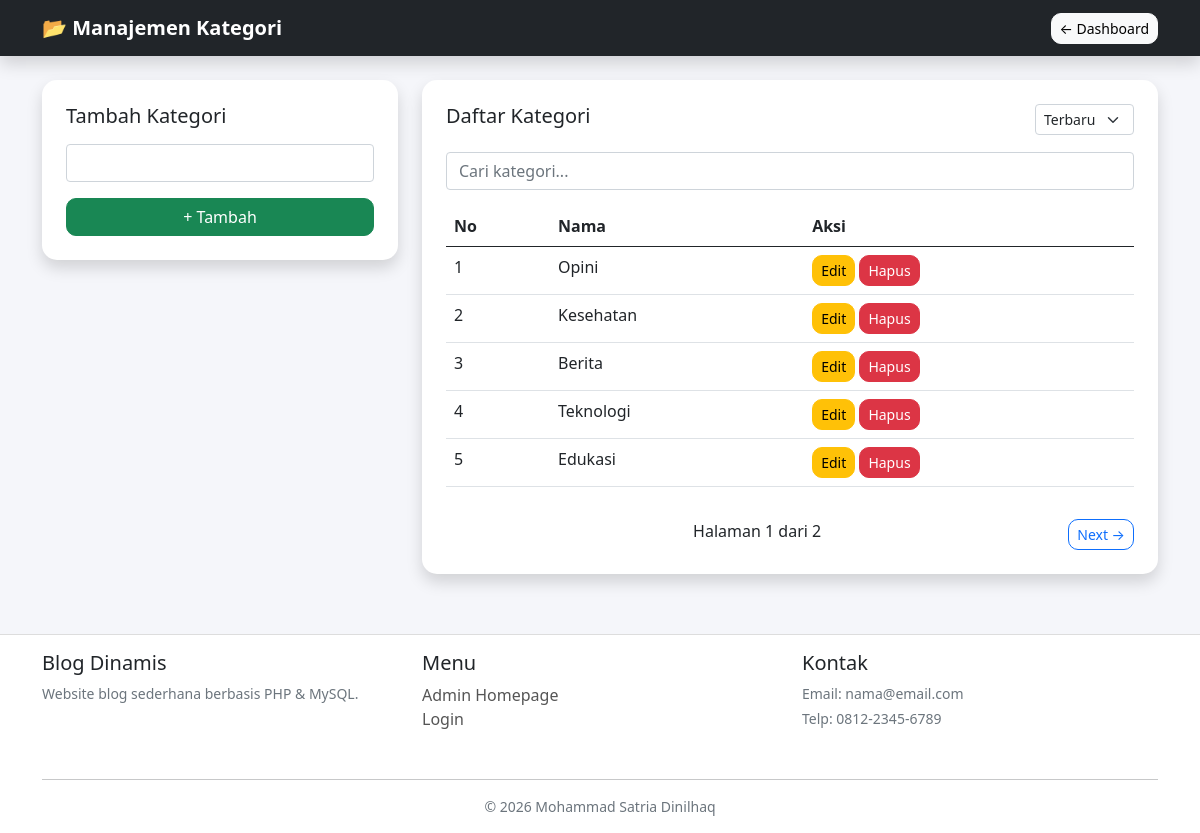
/blog_dinamis2/admin/kategori.php (signed in), run on the app's committed database.
### tables this page shows
CREATE TABLE `kategori` (
  `id` int(11) NOT NULL,
  `nama_kategori` varchar(100) DEFAULT NULL
);

### blog_dinamis2/admin/kategori.php (the view, shortened to what this page needs)
<?php
include "../config/koneksi.php";
$batas = 5;
$page = $_GET['page'] ?? 1;
$start = ($page - 1) * $batas;
$order = $_GET['order'] ?? 'DESC';
$total = mysqli_num_rows(mysqli_query($conn, "SELECT * FROM kategori"));
$total_page = ceil($total / $batas);
$data = mysqli_query($conn,"
SELECT * FROM kategori
ORDER BY id $order
LIMIT $start, $batas
");
?>
<!DOCTYPE html>
<html>
<head>
<link href="https://cdn.jsdelivr.net/npm/bootstrap@5.0.2/dist/css/bootstrap.min.css" rel="stylesheet">
</head>
<body class="d-flex flex-column min-vh-100">
<nav class="navbar navbar-dark bg-dark shadow">
<div class="container">
<span class="navbar-brand fw-bold">📂 Manajemen Kategori</span>
<a href="dashboard.php" class="btn btn-light btn-sm">← Dashboard</a>
</div>
</nav>
<div class="container mt-4">
<div class="row">
<div class="col-md-4">
<div class="card p-4 shadow">
<h5 class="mb-3">Tambah Kategori</h5>
<form method="POST">
<input type="text" name="kategori" class="form-control mb-3" required>
<button class="btn btn-success w-100">+ Tambah</button>
</form>
</div>
</div>
<div class="col-md-8">
<div class="card p-4 shadow">
<div class="d-flex justify-content-between mb-3">
<h5>Daftar Kategori</h5>
<form method="GET">
<select name="order" onchange="this.form.submit()" class="form-select form-select-sm">
<option value="DESC" <?= ($order=='DESC')?'selected':'' ?>>Terbaru</option>
</select>
</form>
</div>
<input type="text" id="searchKategori" class="form-control mb-3" placeholder="Cari kategori...">
<table class="table table-hover">
<tr>
<th>No</th>
<th>Nama</th>
<th>Aksi</th>
</tr>
<tbody id="kategoriTable">
<?php
$no = $start + 1;
while($d = mysqli_fetch_array($data)){
?>
<tr>
<?php if(isset($_GET['edit']) && $_GET['edit'] == $d['id']){ ?>
<form method="POST">
<td><?= $no++ ?></td>
<td>
<input type="text" name="nama_kategori" value="<?= htmlspecialchars($d['nama_kategori']) ?>" class="form-control">
<input type="hidden" name="id" value="<?= $d['id'] ?>">
</td>
<td>
<button name="update" class="btn btn-success btn-sm">Simpan</button>
<a href="kategori.php" class="btn btn-secondary btn-sm">Batal</a>
</td>
</form>
<?php } else { ?>
<td><?= $no++ ?></td>
<td><?= htmlspecialchars($d['nama_kategori']) ?></td>
<td>
<a href="?edit=<?= $d['id'] ?>&page=<?= $page ?>&order=<?= $order ?>" class="btn btn-warning btn-sm">Edit</a>
<a href="?hapus=<?= $d['id'] ?>"
   class="btn btn-danger btn-sm"
   onclick="return confirm('Yakin hapus?')">
   Hapus
</a>
</td>
<?php } ?>
</tr>
<?php } ?>
</tbody>
</table>
<div class="d-flex justify-content-between mt-3">
<span>Halaman <?= $page ?> dari <?= $total_page ?></span>
<?php if($page < $total_page){ ?>
<a href="?page=<?= $page+1 ?>&order=<?= $order ?>" class="btn btn-outline-primary btn-sm">
Next →
</a>
<?php } ?>
</div>
</div>
</div>
</div>
</div>
<div style="height: 60px;"></div>
<?php include "../assets/footer.php"; ?>
</body>
</html>

### blog_dinamis2/admin/kategori.php (style rules this page uses)
body { background: #f5f6fa; }
.card { border-radius: 15px; border: none; }
.btn { border-radius: 10px; }

### data on the page
kategori: nama_kategori "Opini"
kategori: nama_kategori "Kesehatan"
kategori: nama_kategori "Berita"
kategori: nama_kategori "Teknologi"
kategori: nama_kategori "Edukasi"

### other printed values
$page "1"
$total_page "2"
